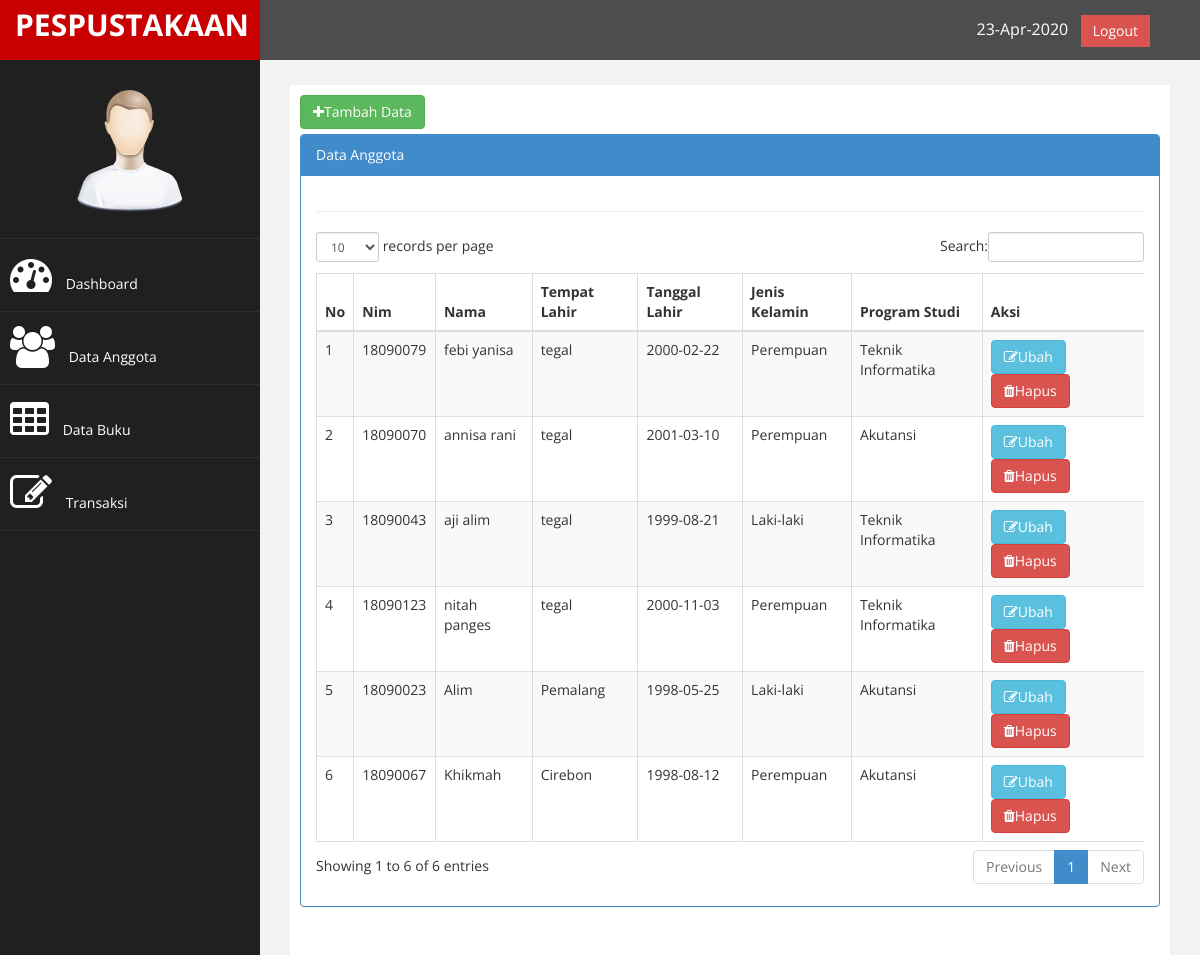
The app's page /TUTORIAL_PERPUSTAKAAN/index.php?page=anggota (signed in) with its own data.
### tables this page shows
CREATE TABLE `tb_anggota` (
  `nim` int(11) NOT NULL,
  `nama` varchar(50) NOT NULL,
  `tempatl_lahir` varchar(50) NOT NULL,
  `tgl_lahir` date NOT NULL,
  `jk` enum('l','p') NOT NULL,
  `prodi` varchar(50) NOT NULL
);

### TUTORIAL_PERPUSTAKAAN/page/anggota/anggota.php (the view)
<a href ="?page=anggota&aksi=tambah" class="btn btn-success" style="margin-bottom : 5px;"><i class="fa fa-plus"></i>Tambah Data</a>
<div class="row">
                <div class="col-md-12">
                    <div class="panel panel-primary">
                        <div class="panel-heading">
                             Data Anggota
                        </div>
                        <div class="panel-body">
                            <div class="table-responsive">
                                <table class="table table-striped table-bordered table-hover" id="dataTables-example">
                                    <thead>
                                        <tr>
                                            <th>No</th>
                                            <th>Nim</th>
                                            <th>Nama</th>
                                            <th>Tempat Lahir</th>
                                            <th>Tanggal Lahir</th>
                                            <th>Jenis Kelamin</th>
                                            <th>Program Studi</th>
                                            <th>Aksi</th>
                                        </tr>
                                    </thead>
                                    <tbody>
                                    <?php
                                    $no = 1;
                                    $sql = $koneksi->query("select * from tb_anggota");
                                    while ($data= $sql->fetch_assoc()){
                                        $jk = ($data['jk']=='l')?"Laki-laki":"Perempuan";
                                        $prodi = ($data['prodi']=='ti')?"Teknik Informatika":"Akutansi";
                                    ?>
                                    <tr>
                                        <td><?php echo $no++; ?></td>
                                        <td><?php echo $data['nim'];?></td>
                                        <td><?php echo $data['nama'];?></td>
                                        <td><?php echo $data['tempatl_lahir'];?></td>
                                        <td><?php echo $data['tgl_lahir'];?></td>
                                        <td><?php echo $jk;?></td>
                                        <td><?php echo $prodi;?></td>
                                        <td>
                                            <a href="?page=anggota&aksi=ubah&id=<?php echo $data['nim']; ?>" class="btn btn-info"><i class="fa fa-edit"></i>Ubah</a>
                                            <a onclick="return confirm('Anda Yakin Akan Menghapus Data Ini?')" href="?page=anggota&aksi=hapus&id=<?php echo $data['nim']; ?>" class="btn btn-danger"><i class="fa fa-trash"></i>Hapus</a>
                                        </td>
                                    </tr>
                                    <?php  } ?>
                                    </tbody>
                                    </div>
                             </div>
                        </div>
                    </div>

### TUTORIAL_PERPUSTAKAAN/index.php (shortened to what this page needs)
<?php
    $koneksi = new mysqli ("localhost", "root", "", "db_perpus");
if ($_SESSION['admin'] || $_SESSION['user']) {
?>
<!DOCTYPE html>
<html xmlns="http://www.w3.org/1999/xhtml">
<head>
    <link href="assets/css/bootstrap.css" rel="stylesheet" />
    <link href="assets/css/font-awesome.css" rel="stylesheet" />
    <link href="assets/css/custom.css" rel="stylesheet" />
   <link href="assets/js/dataTables/dataTables.bootstrap.css" rel="stylesheet" />
</head>
<body>
    <div id="wrapper">
        <nav class="navbar navbar-default navbar-cls-top " role="navigation" style="margin-bottom: 0">
            <div class="navbar-header">
                <a class="navbar-brand" href="index.html">PESPUSTAKAAN</a>
            </div>
  <div style="color: white;
padding: 15px 50px 5px 50px;
float: right;
font-size: 16px;"><?php echo date('d-M-Y'); ?>  &nbsp; <a href="logout.php" class="btn btn-danger square-btn-adjust">Logout</a> </div>
        </nav>
                <nav class="navbar-default navbar-side" role="navigation">
            <div class="sidebar-collapse">
                <ul class="nav" id="main-menu">
				<li class="text-center">
                    <img src="assets/img/find_user.png" class="user-image img-responsive"/>
					</li>
                    <li>
                        <a  href="index.php"><i class="fa fa-dashboard fa-3x"></i> Dashboard</a>
                    </li>
                    <li>
                        <a  href="?page=anggota"><i class="fa fa-users fa-3x"></i> Data Anggota</a>
                    </li>
                    <li>
                        <a  href="?page=buku"><i class="fa fa-table fa-3x"></i> Data Buku</a>
                    </li>
                    <li>
                        <a  href="?page=transaksi"><i class="fa fa-edit fa-3x"></i> Transaksi</a>
                    </li>
                </ul>
            </div>
        </nav>
        <div id="page-wrapper" >
            <div id="page-inner">
                <div class="row">
                    <div class="col-md-12">
                    <?php
                    @$page = $_GET['page'];
                    @$aksi = $_GET['aksi'];
                    if ($page == "buku") {
                        if ($aksi == "") {
                            include "page/buku/buku.php";
                        }elseif ($aksi == "tambah") {
                            include "page/buku/tambah.php";
                        }elseif ($aksi == "ubah") {
                            include "page/buku/ubah.php";
                        }elseif ($aksi == "hapus") {
                            include "page/buku/hapus.php";
                        }
                    }elseif ($page == "anggota"){
                        if ($aksi == "") {
                            include "page/anggota/anggota.php";
                        }elseif ($aksi == "tambah") {
                            include "page/anggota/tambah.php";
                        }elseif ($aksi == "ubah") {
                            include "page/anggota/ubah.php";
                        }elseif ($aksi == "hapus") {
                            include "page/anggota/hapus.php";
                        }
                    }elseif ($page=="") {
                        include "home.php";
                    }
                    ?>
                    </div>
                </div>
                 <hr />
    </div>
            </div>
        </div>
</body>
</html>
<?php
        }else{
            header("location:login.php");
        }
?>

### TUTORIAL_PERPUSTAKAAN/assets/css/custom.css (style rules this page uses)
body { font-family: 'Open Sans', sans-serif; }
#wrapper { width: 100%; background:#202020; }
#page-wrapper { padding: 15px 15px; min-height: 600px; background:#F3F3F3; }
#page-inner { width:100%; margin:10px 20px 10px 0px; background-color:#fff!important; padding:10px; min-height:1200px; }
.text-center { text-align:center; }
.square-btn-adjust { border: 0px solid transparent; -webkit-border-radius: 0px; -moz-border-radius: 0px; border-radius: 0px; }
.user-image { margin: 25px auto; -webkit-border-radius: 10px; -moz-border-radius: 10px; border-radius: 10px; max-height:170px; max-width:170px; }
.navbar-cls-top .navbar-brand { color: #fff; background: #000000; width: 260px; text-align: center; height: 60px; font-size: 30px; font-weight: 700; }
.sidebar-collapse , .sidebar-collapse .nav { background:none; }
.sidebar-collapse .nav { padding:0; }
.sidebar-collapse .nav > li > a { color:#fff; background:#202020; text-shadow:none; }
.sidebar-collapse > .nav > li > a { padding:15px 10px; }
.sidebar-collapse > .nav > li { border-bottom: 1px solid rgba(107, 108, 109, 0.19); }
.navbar-side { border:none; background-color: #202020; }
.navbar-cls-top { background:#4D4D4D; border-bottom:none; }
.navbar-default { border:0px solid black; }
.navbar-header { background: #A70303; }
.nav > li > a > i { margin-right:10px; }
@media (min-width:768px) { #page-wrapper { margin: 0 0 0 260px; padding: 15px 30px; min-height: 1200px; } }
@media (min-width:768px) { .navbar-side { z-index: 1; position: absolute; width: 260px; } }
@media (min-width:768px) { .navbar { border-radius: 0px; } }

### records on screen
tb_anggota: nim "18090079", nama "febi yanisa", tempatl_lahir "tegal", tgl_lahir "2000-02-22", jk "Perempuan", prodi "Teknik Informatika"
tb_anggota: nim "18090070", nama "annisa rani", tempatl_lahir "tegal", tgl_lahir "2001-03-10", jk "Perempuan", prodi "Akutansi"
tb_anggota: nim "18090043", nama "aji alim", tempatl_lahir "tegal", tgl_lahir "1999-08-21", jk "Laki-laki", prodi "Teknik Informatika"
tb_anggota: nim "18090123", nama "nitah panges", tempatl_lahir "tegal", tgl_lahir "2000-11-03", jk "Perempuan", prodi "Teknik Informatika"
tb_anggota: nim "18090023", nama "Alim", tempatl_lahir "Pemalang", tgl_lahir "1998-05-25", jk "Laki-laki", prodi "Akutansi"
tb_anggota: nim "18090067", nama "Khikmah", tempatl_lahir "Cirebon", tgl_lahir "1998-08-12", jk "Perempuan", prodi "Akutansi"
